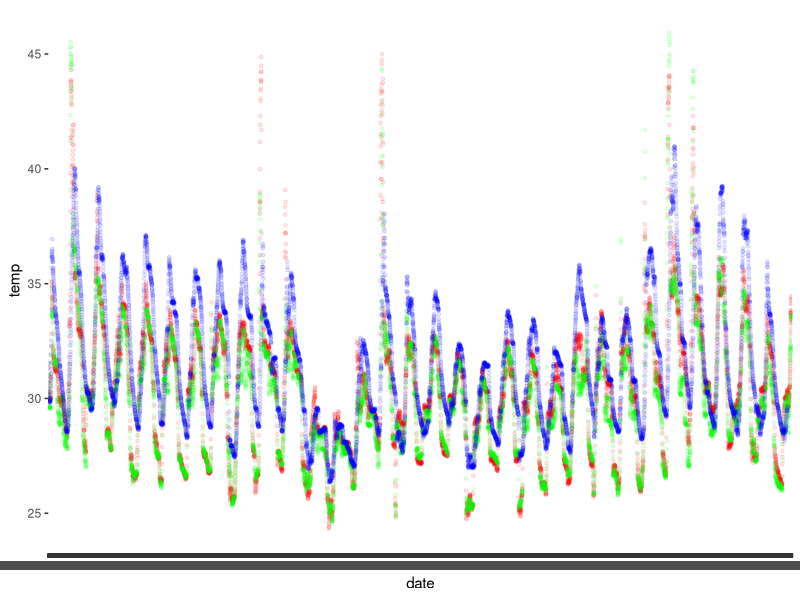
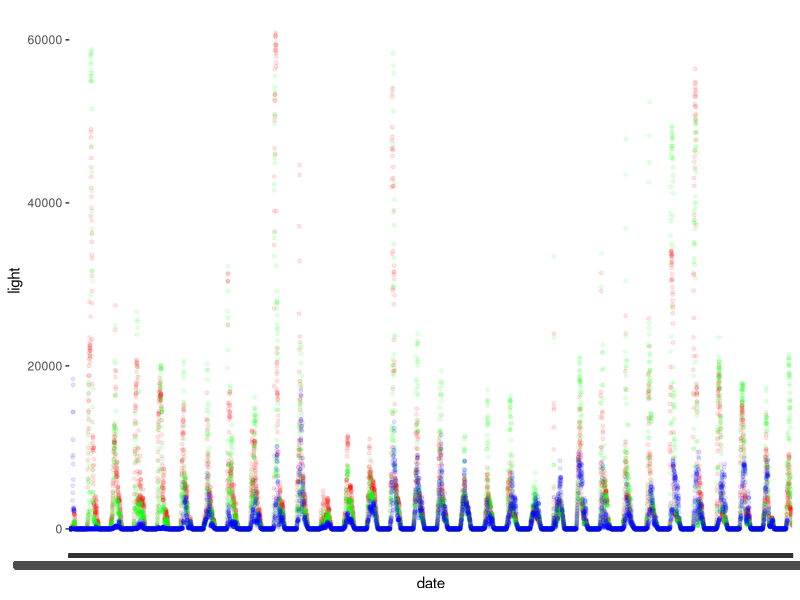
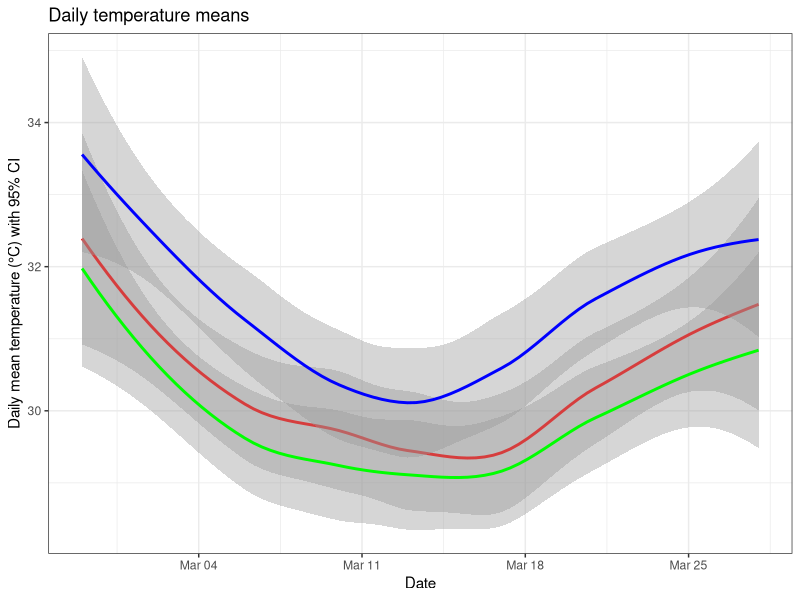
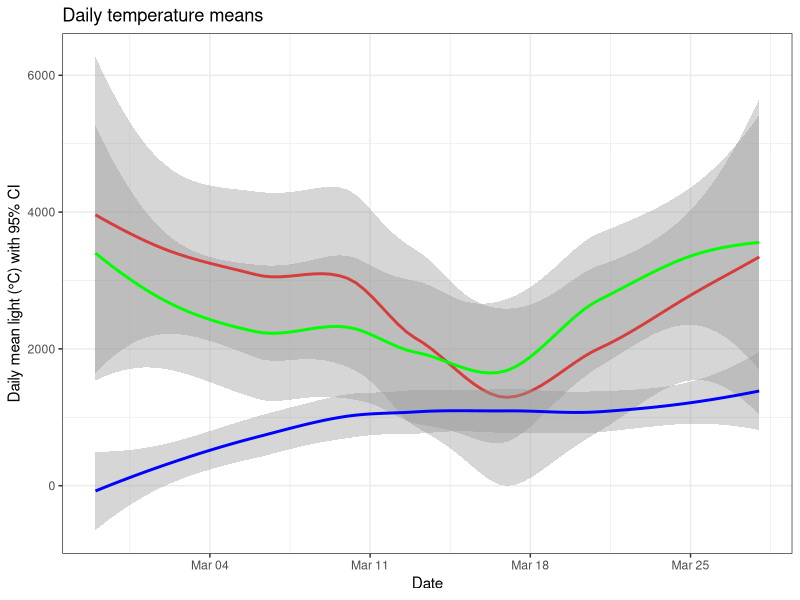

These charts were generated, in order, by the following R code:
## ---- chunk 1
knitr::opts_chunk$set(echo = TRUE)

library(tidyverse)
library(cowplot)
library(ggplot2)
setwd("C:/Users/Sophi/Documents/GitHub/TanakekeProject/URUVS/Datasheets")

## ---- chunk 2

# From here: https://rpubs.com/cgb-grupstra/moorea-hobo-20190314
# STILL NEED TO FILTURE OUT THE TIME BEFORE INSTALLATION

# #Later make a loop that goes through each month and combines each month of the same logger. 
# #I THINK it will look something like this:
# 
# monthlogs <- c("02", "03")
# Loggernames <- c("D6", "L4", "E5")
# 
# set blank df for each loggername
# 
# foorloop Loggernames()
# forloopmonth logs(read in dataset with monthlog and loggername in it, rename column headers and clean *as below*, then stack all datasets of one logger on top of eachother and save that as a df)

# Read in logger info

D6_HOBO <- read.csv("HOBO/HOBO02.2024_21370988_3_D6.csv")
L4_HOBO <- read.csv("HOBO/HOBO02.2024_21370989_2_L4.csv")
E5_HOBO <- read.csv("HOBO/HOBO02.2024_21513093_1_E5.csv")

colnames(D6_HOBO) <- c("unique", "date", "temp", "light")
#D6_HOBO$date <- as.Date(D6_HOBO$date, format = "%m/%d/%Y HH:MM:SS")

colnames(L4_HOBO) <- c("unique", "date", "temp", "light")
#L4_HOBO$date <- as.Date(L4_HOBO$date, format = "%m/%d/%Y HH:MM:SS")

colnames(E5_HOBO) <- c("unique", "date", "temp", "light")
#E5_HOBO$date <- as.Date(L4_HOBO$date, format = "%m/%d/%Y HH:MM:SS")
  
ggplot() +
  geom_point(data=D6_HOBO,aes(x=date,
    y=temp), size = 1, alpha = 1/10, color = "red") +
  geom_point(data=L4_HOBO,aes(x=date,
    y=temp), size = 1, alpha = 1/10, color = "green") +
  geom_point(data=E5_HOBO,aes(x=date,
    y=temp), size = 1, alpha = 1/10, color = "blue")

ggplot() +
  geom_point(data=D6_HOBO,aes(x=date,
    y=light), size = 1, alpha = 1/10, color = "red") +
  geom_point(data=L4_HOBO,aes(x=date,
    y=light), size = 1, alpha = 1/10, color = "green") +
  geom_point(data=E5_HOBO,aes(x=date,
    y=light), size = 1, alpha = 1/10, color = "blue")
  
## ---- chunk 3

D6_avg <- tidyr::separate(D6_HOBO, 'date',
                                    into = c('longdate', 'time'),
                                    sep= ' ') %>%
  tidyr::separate('longdate',
                  into = c('month', 'day', 'year'),
                  sep= '/',
                  remove = FALSE) %>% 
  select(-matches('^$')) %>%
  group_by(year, month, day, longdate) %>%
  summarise(meantemp = mean(temp),
            meanlight = mean(light))

D6_avg$month <- factor(D6_avg$month, levels=c("02", "03", "04", "05", "06", "07", "08", "09", "10", "11", "12", "01"))

L4_avg <- tidyr::separate(L4_HOBO, 'date',
                                    into = c('longdate', 'time'),
                                    sep= ' ') %>%
  tidyr::separate('longdate',
                  into = c('month', 'day', 'year'),
                  sep= '/',
                  remove = FALSE) %>% 
  select(-matches('^$')) %>%
  group_by(year, month, day, longdate) %>%
  summarise(meantemp = mean(temp),
            meanlight = mean(light))

L4_avg$month <- factor(L4_avg$month, levels=c("02", "03", "04", "05", "06", "07", "08", "09", "10", "11", "12", "01"))

E5_avg <- tidyr::separate(E5_HOBO, 'date',
                                    into = c('longdate', 'time'),
                                    sep= ' ') %>%
  tidyr::separate('longdate',
                  into = c('month', 'day', 'year'),
                  sep= '/',
                  remove = FALSE) %>% 
  select(-matches('^$')) %>%
  group_by(year, month, day, longdate) %>%
  summarise(meantemp = mean(temp),
            meanlight = mean(light))

E5_avg$month <- factor(E5_avg$month, levels=c("2", "3", "4", "5", "6", "7", "8", "9", "10", "11", "12", "1"))

ggplot() +
  geom_smooth(data = D6_avg, aes(x=as.Date(longdate, format= "%m / %d / %Y"), y=meantemp), colour="red") +
  geom_smooth(data = L4_avg, aes(x=as.Date(longdate, format= "%m / %d / %Y"), y=meantemp), colour="green") +
  geom_smooth(data = E5_avg, aes(x=as.Date(longdate, format= "%m / %d / %Y"), y=meantemp), colour="blue") +
    theme_bw()+
    labs(title= "Daily temperature means", y="Daily mean temperature (°C) with 95% CI", x="Date")

ggplot() +
  geom_smooth(data = D6_avg, aes(x=as.Date(longdate, format= "%m / %d / %Y"), y=meanlight), colour="red") +
  geom_smooth(data = L4_avg, aes(x=as.Date(longdate, format= "%m / %d / %Y"), y=meanlight), colour="green") +
  geom_smooth(data = E5_avg, aes(x=as.Date(longdate, format= "%m / %d / %Y"), y=meanlight), colour="blue") +
    theme_bw()+
    labs(title= "Daily temperature means", y="Daily mean light (°C) with 95% CI", x="Date")


